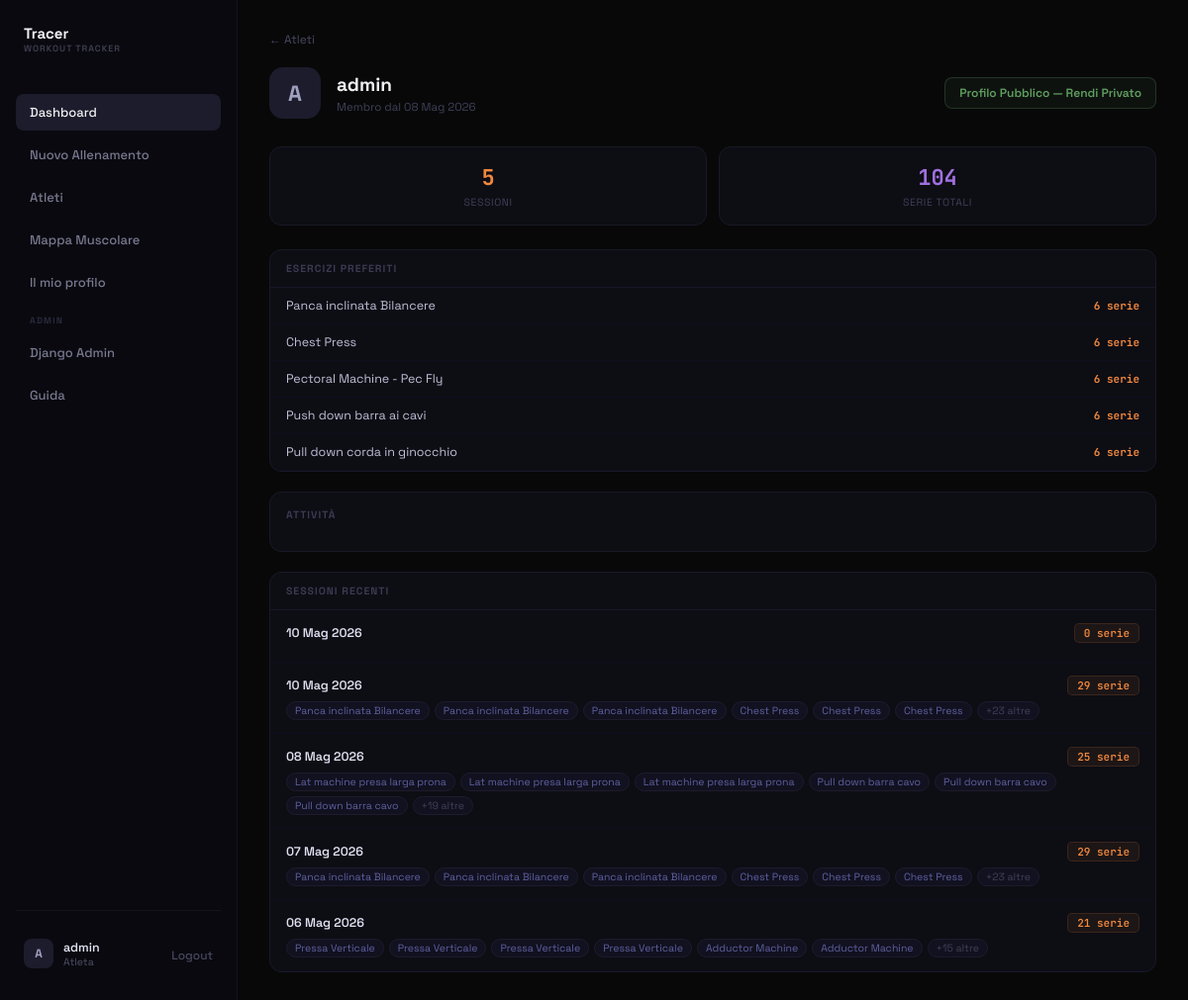
Before: /users/admin/ (signed in) with the older database file.
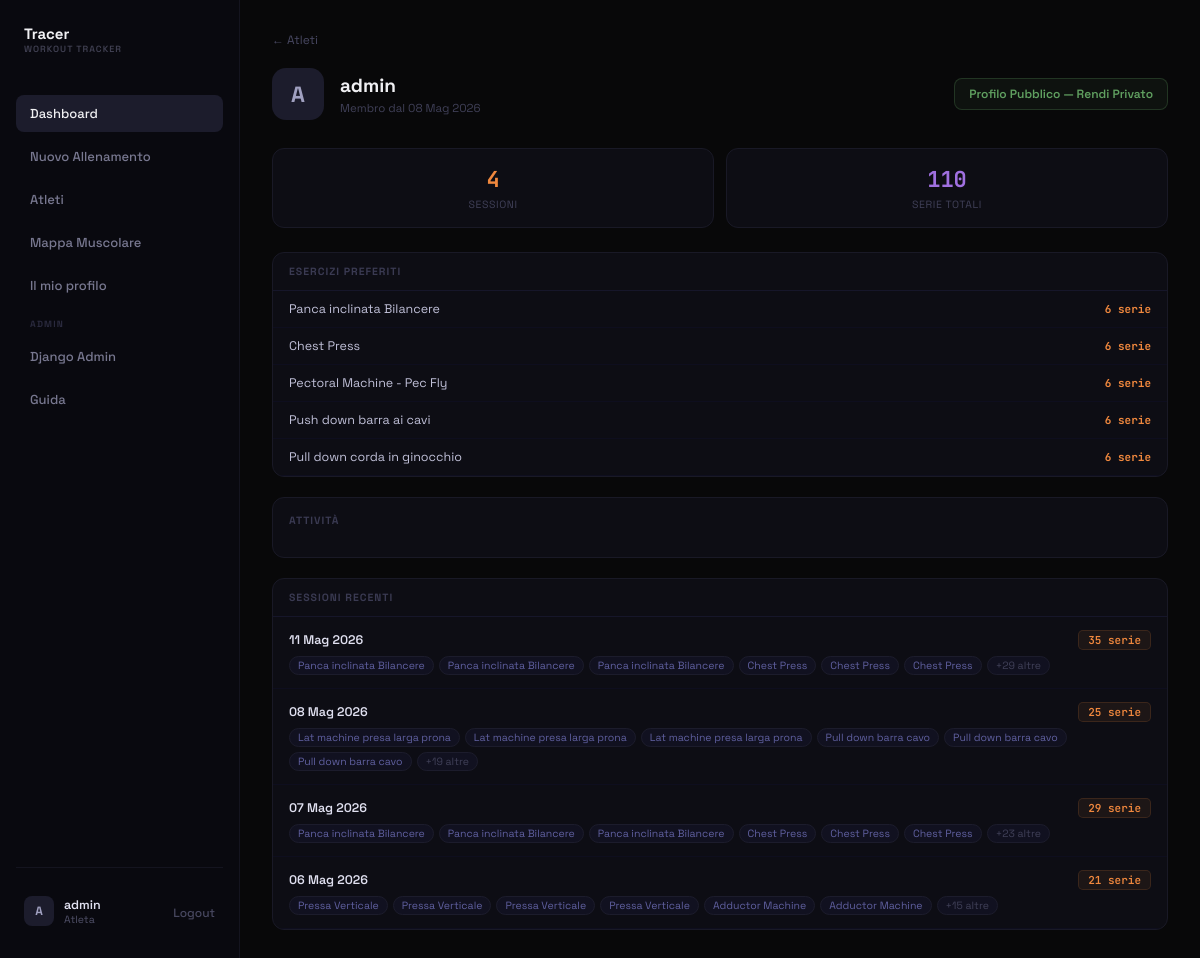
After: the same page with the newer database file.
### tracker/models.py (models this page shows, shortened)
class Exercise(models.Model):
    nome = models.CharField(max_length=100)
    tipologia = models.CharField(max_length=120, blank=True, default='')
    tags = models.ManyToManyField(Tag, related_name='exercises')

class WorkoutSession(models.Model):
    utente = models.ForeignKey(User, on_delete=models.CASCADE, related_name='workout_sessions')
    data = models.DateField(default=timezone.now)
    note = models.TextField(blank=True, null=True)
    class Meta:
        ordering = ['-data'] # Ordina dalla più recente alla più vecchia

class WorkoutSet(models.Model):
    session = models.ForeignKey(WorkoutSession, on_delete=models.CASCADE, related_name='sets')
    exercise = models.ForeignKey(Exercise, on_delete=models.CASCADE)
    order = models.PositiveIntegerField(default=0)
    reps = models.PositiveIntegerField()
    weight = models.DecimalField(max_digits=5, decimal_places=2, null=True, blank=True)
    rest_time = models.PositiveIntegerField(null=True, blank=True, help_text="Recupero in secondi")
    muscles = models.ManyToManyField(MuscleGroup, blank=True, related_name='sets')

### tracker/views.py (the view)
# urls.py: path('users/<str:username>/', views.user_profile, name='user_profile'),
@login_required
def user_profile(request, username):
    target_user = get_object_or_404(User, username=username)
    profile, _ = UserProfile.objects.get_or_create(user=target_user)
    is_own = request.user == target_user
    can_view = is_own or request.user.is_superuser or profile.is_public
    if not can_view:
        return render(request, 'tracker/user_profile.html', {
            'target_user': target_user,
            'private': True,
        })
    sessions = WorkoutSession.objects.filter(utente=target_user).prefetch_related('sets__exercise').order_by('-data', '-id')
    total_sets = WorkoutSet.objects.filter(session__utente=target_user).count()
    top_exercises = (
        Exercise.objects.filter(workoutset__session__utente=target_user)
        .annotate(count=models.Count('workoutset'))
        .order_by('-count')[:5]
    )
    date_counts = {}
    for s in sessions:
        d_str = s.data.strftime('%Y-%m-%d')
        date_counts[d_str] = date_counts.get(d_str, 0) + 1
    heatmap_data = []
    for d_str, count in date_counts.items():
        dt = datetime.strptime(d_str, '%Y-%m-%d')
        heatmap_data.append({'date': int(time.mktime(dt.timetuple())), 'value': count})
    return render(request, 'tracker/user_profile.html', {
        'target_user': target_user,
        'profile': profile,
        'is_own': is_own,
        'private': False,
        'sessions': sessions[:20],
        'total_sessions': sessions.count(),
        'total_sets': total_sets,
        'top_exercises': top_exercises,
        'heatmap_data_json': json.dumps(heatmap_data),
    })

### tracker/templates/tracker/user_profile.html (shortened to what the changed rows need)
{% extends 'tracker/base.html' %}
{% block extra_head %}
<link rel="stylesheet" href="https://cdn.jsdelivr.net/npm/cal-heatmap@4.2.4/dist/cal-heatmap.css">
{% endblock %}
{% block content %}
<div class="page-container">
    <div style="display: flex; align-items: center; gap: 16px; margin-bottom: 28px; flex-wrap: wrap;">
        <div style="flex: 1;">
            <h1 style="font-size: 19px; font-weight: 700; color: #f0f0f3; margin: 0 0 3px;">{{ target_user.username }}</h1>
        </div>
    </div>
    {% if private %}
    <div style="background: #0d0d14; border: 1px dashed #1c1c2e; border-radius: 12px; padding: 52px 24px; text-align: center;">
        <div style="font-size: 26px; margin-bottom: 10px; opacity: .4;">🔒</div>
        <div style="font-size: 14px; color: #2c2c44; font-weight: 500;">Questo profilo è privato</div>
    </div>
    {% else %}
    <div style="display: grid; grid-template-columns: repeat(auto-fit, minmax(130px, 1fr)); gap: 12px; margin-bottom: 24px;">
        <div class="tracer-card" style="padding: 16px; text-align: center;">
            <div style="font-size: 22px; font-weight: 700; color: #f0883e; font-family: 'JetBrains Mono', monospace;">{{ total_sessions }}</div>
            <div style="font-size: 10.5px; color: #404058; margin-top: 4px; text-transform: uppercase; letter-spacing: .6px;">Sessioni</div>
        </div>
        <div class="tracer-card" style="padding: 16px; text-align: center;">
            <div style="font-size: 22px; font-weight: 700; color: #a070e0; font-family: 'JetBrains Mono', monospace;">{{ total_sets }}</div>
            <div style="font-size: 10.5px; color: #404058; margin-top: 4px; text-transform: uppercase; letter-spacing: .6px;">Serie totali</div>
        </div>
    </div>
    {% if top_exercises %}
    <div class="tracer-card" style="margin-bottom: 20px; overflow: hidden;">
        <div style="padding: 12px 16px; border-bottom: 1px solid #16162a;">
            <div style="font-size: 10.5px; font-weight: 700; color: #3a3a52; text-transform: uppercase; letter-spacing: 1px;">Esercizi preferiti</div>
        </div>
        {% for ex in top_exercises %}
        <div style="padding: 10px 16px; border-bottom: 1px solid #0e0e1e; display: flex; align-items: center; justify-content: space-between;">
            <div style="font-size: 12.5px; color: #c0c0d8;">{{ ex.nome }}</div>
            <span style="font-size: 11px; font-weight: 700; color: #f0883e; font-family: 'JetBrains Mono', monospace;">{{ ex.count }} serie</span>
        </div>
        {% endfor %}
    </div>
    {% endif %}
    <div class="tracer-card" style="padding: 16px; margin-bottom: 20px; overflow-x: auto;">
        <div style="font-size: 10.5px; font-weight: 700; color: #3a3a52; text-transform: uppercase; letter-spacing: 1px; margin-bottom: 14px;">Attività</div>
    </div>
    {% if sessions %}
    <div class="tracer-card" style="overflow: hidden;">
        <div style="padding: 12px 16px; border-bottom: 1px solid #16162a; display: flex; justify-content: space-between; align-items: center;">
            <div style="font-size: 10.5px; font-weight: 700; color: #3a3a52; text-transform: uppercase; letter-spacing: 1px;">Sessioni recenti</div>
        </div>
        {% for session in sessions %}
        <a href="{% url 'session_view' target_user.username session.id %}" style="display: block; padding: 13px 16px; border-bottom: 1px solid #0e0e1e; text-decoration: none; transition: background .12s;" onmouseover="this.style.background='#0f0f1c'" onmouseout="this.style.background='transparent'">
            <div style="display: flex; align-items: center; justify-content: space-between; margin-bottom: 6px;">
                <div style="font-size: 12.5px; font-weight: 600; color: #e0e0f0;">{{ session.data|date:"d M Y" }}</div>
                <span style="padding: 2px 9px; background: rgba(240,136,62,.07); border: 1px solid rgba(240,136,62,.14); border-radius: 5px; font-size: 11px; color: #f0883e; font-weight: 600; font-family: 'JetBrains Mono', monospace;">{{ session.sets.count }} serie</span>
            </div>
            <div style="display: flex; flex-wrap: wrap; gap: 5px;">
                {% for s in session.sets.all %}
                {% if forloop.counter <= 6 %}
                <span style="padding: 2px 8px; border-radius: 20px; font-size: 10.5px; background: #111120; border: 1px solid #1c1c2c; color: #6060a0;">{{ s.exercise.nome }}</span>
                {% endif %}
                {% endfor %}
                {% if session.sets.count > 6 %}
                <span style="padding: 2px 8px; border-radius: 20px; font-size: 10.5px; background: #111120; border: 1px solid #1c1c2c; color: #404058;">+{{ session.sets.count|add:"-6" }} altre</span>
                {% endif %}
            </div>
        </a>
        {% endfor %}
    </div>
    {% endif %}
    {% endif %}
</div>
{% endblock %}

Changed rows visible on the page:
removed WorkoutSession: data "10 Mag 2026", sets.count "0"
changed WorkoutSession: data "10 Mag 2026" → "11 Mag 2026"; sets.count "29" → "35"; sets.count|add "23" → "29"
Other visible differences:
{{ total_sessions }}: "5" → "4"
{{ total_sets }}: "104" → "110"
